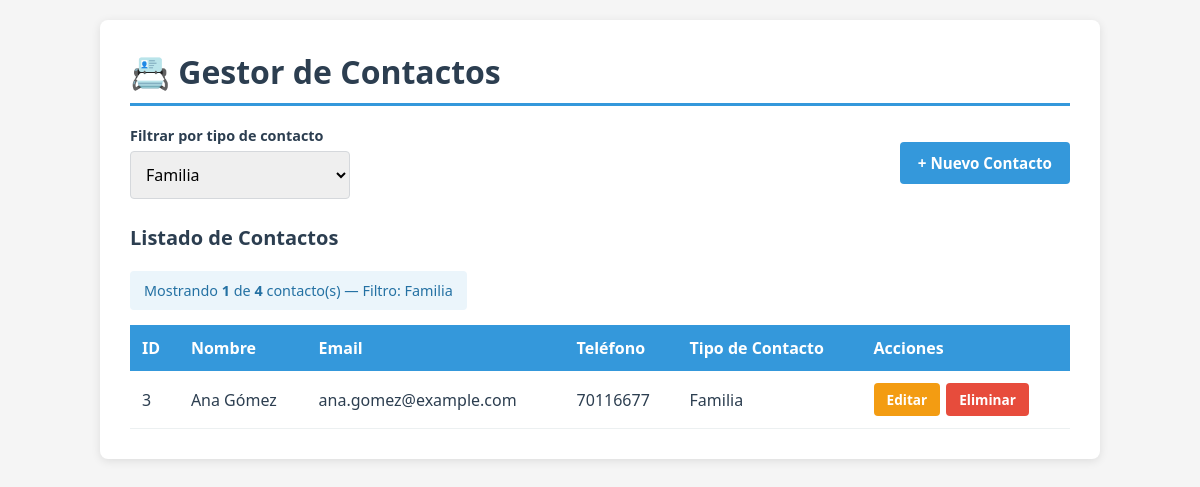
The app's page /index.php?tipo=2 with its own data.
### tables this page shows
CREATE TABLE IF NOT EXISTS tipos_contacto (
    id INT AUTO_INCREMENT PRIMARY KEY,
    nombre VARCHAR(50) NOT NULL UNIQUE
);

CREATE TABLE IF NOT EXISTS contactos (
    id INT AUTO_INCREMENT PRIMARY KEY,
    nombre VARCHAR(100) NOT NULL,
    email VARCHAR(100) NOT NULL UNIQUE,
    telefono VARCHAR(20) NOT NULL,
    tipo_contacto_id INT NOT NULL,
    fecha_creacion TIMESTAMP NOT NULL DEFAULT CURRENT_TIMESTAMP,
    CONSTRAINT fk_contactos_tipo
        FOREIGN KEY (tipo_contacto_id) REFERENCES tipos_contacto (id)
        ON UPDATE CASCADE
        ON DELETE RESTRICT
);

### src/TipoContactoRepository.php (called while the page is built, shortened)
<?php
final class TipoContactoRepository
{
    private PDO $pdo;
    public function __construct(PDO $pdo)
    {
        $this->pdo = $pdo;
    }
    public function obtenerTodos(): array
    {
        $sql = 'SELECT id, nombre FROM tipos_contacto ORDER BY nombre';
        $statement = $this->pdo->prepare($sql);
        $statement->execute();
        return $statement->fetchAll();
    }
}

### src/ContactoRepository.php (called while the page is built, shortened)
<?php
final class ContactoRepository
{
    private PDO $pdo;
    public function __construct(PDO $pdo)
    {
        $this->pdo = $pdo;
    }
    public function obtenerTodos(?int $tipoId = null): array
    {
        $sql = 'SELECT c.id, c.nombre, c.email, c.telefono, c.fecha_creacion,
                       t.id AS tipo_id, t.nombre AS tipo_nombre
                FROM contactos c
                INNER JOIN tipos_contacto t ON c.tipo_contacto_id = t.id';
        $parametros = [];
        if ($tipoId !== null) {
            $sql .= ' WHERE c.tipo_contacto_id = :tipo_id';
            $parametros[':tipo_id'] = $tipoId;
        }
        $sql .= ' ORDER BY c.nombre';
        $statement = $this->pdo->prepare($sql);
        foreach ($parametros as $clave => $valor) {
            $statement->bindValue($clave, $valor, PDO::PARAM_INT);
        }
        $statement->execute();
        return $statement->fetchAll();
    }
    public function contarTodos(): int
    {
        $statement = $this->pdo->query('SELECT COUNT(*) FROM contactos');
        return (int) $statement->fetchColumn();
    }
}

### src/Database.php (called while the page is built, shortened)
<?php
final class Database
{
    private static ?PDO $conexion = null;
    public static function obtenerConexion(): PDO
    {
        $host = self::variable('DB_HOST', '127.0.0.1');
        $puerto = self::variable('DB_PORT', '3306');
        $nombre = self::variable('DB_NAME', 'gestor_contactos');
        $usuario = self::variable('DB_USER', 'root');
        $clave = self::variable('DB_PASS', '');
        $dsn = "mysql:host={$host};port={$puerto};dbname={$nombre};charset=utf8mb4";
        try {
            self::$conexion = new PDO($dsn, $usuario, $clave, [
                PDO::ATTR_ERRMODE            => PDO::ERRMODE_EXCEPTION,
                PDO::ATTR_DEFAULT_FETCH_MODE => PDO::FETCH_ASSOC,
                PDO::ATTR_EMULATE_PREPARES   => false,
            ]);
        } catch (PDOException $e) {
            throw new RuntimeException(
                'No se pudo conectar con la base de datos: ' . $e->getMessage(),
                (int) $e->getCode(),
                $e
            );
        }
        return self::$conexion;
    }
    private static function variable(string $nombre, string $porDefecto): string
    {
        $valor = getenv($nombre);
        return ($valor === false || $valor === '') ? $porDefecto : $valor;
    }
}

### index.php (the view, shortened to what this page needs)
<?php
$pdo = Database::obtenerConexion();
$contactosRepo = new ContactoRepository($pdo);
$tiposRepo = new TipoContactoRepository($pdo);
$tipoSeleccionado = isset($_GET['tipo']) && $_GET['tipo'] !== ''
    ? (int) $_GET['tipo']
    : 0;
$tipos = $tiposRepo->obtenerTodos();
$contactos = $contactosRepo->obtenerTodos($tipoSeleccionado > 0 ? $tipoSeleccionado : null);
$totalContactos = $contactosRepo->contarTodos();
$nombreTipo = 'Todos los contactos';
foreach ($tipos as $tipo) {
    if ((int) $tipo['id'] === $tipoSeleccionado) {
        $nombreTipo = (string) $tipo['nombre'];
    }
}
?>
<!DOCTYPE html>
<html lang="es">
<head>
</head>
<body>
<div class="container">
    <h1>📇 Gestor de Contactos</h1>
    <div class="barra">
        <form method="GET" action="index.php" class="filtro">
            <div>
                <label for="tipo">Filtrar por tipo de contacto</label>
                <select name="tipo" id="tipo" onchange="this.form.submit()">
                    <?php foreach ($tipos as $tipo): ?>
                        <option value="<?= (int) $tipo['id'] ?>"
                            <?= $tipoSeleccionado === (int) $tipo['id'] ? 'selected' : '' ?>>
                            <?= htmlspecialchars((string) $tipo['nombre']) ?>
                        </option>
                    <?php endforeach; ?>
                </select>
            </div>
        </form>
        <a href="crear.php" class="btn btn-primario">+ Nuevo Contacto</a>
    </div>
    <h2>Listado de Contactos</h2>
    <span class="contador">
        Mostrando <strong><?= count($contactos) ?></strong> de
        <strong><?= $totalContactos ?></strong> contacto(s) — Filtro: <?= htmlspecialchars($nombreTipo) ?>
    </span>
    <?php if (empty($contactos)): ?>
        <div class="empty-message" style="margin-top:15px;">
            No hay contactos registrados<?= $tipoSeleccionado > 0 ? ' para este tipo de contacto' : '' ?>.
        </div>
    <?php else: ?>
        <table>
            <thead>
                <tr>
                    <th>ID</th>
                    <th>Nombre</th>
                    <th>Email</th>
                    <th>Teléfono</th>
                    <th>Tipo de Contacto</th>
                    <th>Acciones</th>
                </tr>
            </thead>
            <tbody>
                <?php foreach ($contactos as $contacto): ?>
                    <tr>
                        <td><?= (int) $contacto['id'] ?></td>
                        <td><?= htmlspecialchars((string) $contacto['nombre']) ?></td>
                        <td><?= htmlspecialchars((string) $contacto['email']) ?></td>
                        <td><?= htmlspecialchars((string) $contacto['telefono']) ?></td>
                        <td><?= htmlspecialchars((string) $contacto['tipo_nombre']) ?></td>
                        <td>
                            <div class="acciones">
                                <a href="editar.php?id=<?= (int) $contacto['id'] ?>"
                                   class="btn btn-editar">Editar</a>
                                <a href="eliminar.php?id=<?= (int) $contacto['id'] ?>"
                                   class="btn btn-eliminar">Eliminar</a>
                            </div>
                        </td>
                    </tr>
                <?php endforeach; ?>
            </tbody>
        </table>
    <?php endif; ?>
</div>
</body>
</html>

### index.php (style rules this page uses)
* { margin: 0; padding: 0; box-sizing: border-box; }
body { font-family: 'Segoe UI', Tahoma, Geneva, Verdana, sans-serif; background-color: #f5f5f5; padding: 20px; color: #2c3e50; }
.container { max-width: 1000px; margin: 0 auto; background-color: #fff; border-radius: 8px; box-shadow: 0 2px 10px rgba(0,0,0,.1); padding: 30px; }
h1 { border-bottom: 3px solid #3498db; padding-bottom: 10px; margin-bottom: 20px; }
h2 { margin: 25px 0 12px; font-size: 1.25em; }
table { width: 100%; border-collapse: collapse; margin-top: 15px; }
th { background-color: #3498db; color: #fff; padding: 12px; text-align: left; font-weight: 600; }
td { padding: 12px; border-bottom: 1px solid #ecf0f1; }
.barra { display: flex; justify-content: space-between; align-items: center; flex-wrap: wrap; gap: 12px; margin-bottom: 10px; }
label { display: block; margin-bottom: 6px; font-weight: 600; font-size: .9em; }
input[type="text"], input[type="email"], input[type="tel"], select { width: 100%; padding: 11px; border: 1px solid #d5d8dc; border-radius: 4px; font-size: 1em; font-family: inherit; }
.filtro { display: flex; align-items: flex-end; gap: 10px; }
.filtro div { min-width: 220px; }
.btn { display: inline-block; padding: 11px 18px; border: none; border-radius: 4px; font-size: .95em; font-weight: 600; cursor: pointer; text-decoration: none; font-family: inherit; }
.btn-primario { background-color: #3498db; color: #fff; }
.btn-editar { background-color: #f39c12; color: #fff; padding: 7px 13px; font-size: .85em; }
.btn-eliminar { background-color: #e74c3c; color: #fff; padding: 7px 13px; font-size: .85em; }
.acciones { display: flex; gap: 6px; }
.contador { background-color: #ebf5fb; color: #2471a3; padding: 10px 14px; border-radius: 4px; display: inline-block; margin-top: 8px; font-size: .9em; }

### records on screen
tipos_contacto: nombre "Familia"
contactos: id "3", nombre "Ana Gómez", email "ana.gomez@example.com", telefono "70116677", tipo_contacto.nombre "Familia"

### other values on screen
count($contactos) "1"
$totalContactos "4"
form field tipo "Familia"
